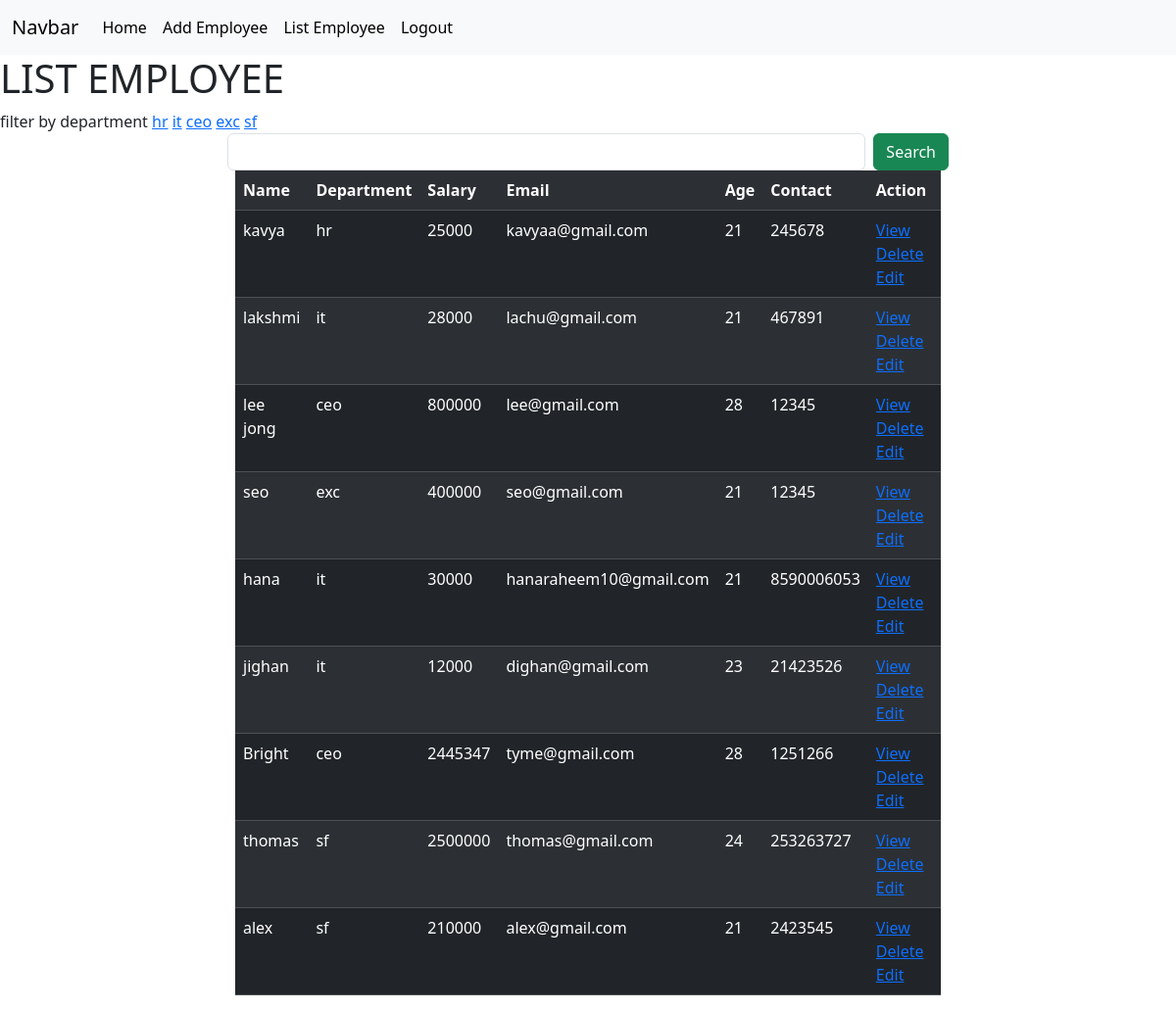
Page /employees/list (signed in) on the committed database.
### crm/models.py (models this page shows, shortened)
class Employees(models.Model):
    name=models.CharField(max_length=200)
    department=models.CharField(max_length=200)
    salary=models.PositiveIntegerField()
    email=models.EmailField(unique=True)
    age=models.PositiveIntegerField()
    contact=models.CharField(null=True,max_length=200)
    image=models.ImageField(upload_to="images",null=True,blank=True)
    dob=models.DateField(null=True,blank=True)

### crm/views.py (the view, shortened to what this page needs)
# urls.py: path("employees/list",views.EmployeeListView.as_view(),name="emp-list"),
@method_decorator(signin_required,name="dispatch")
class EmployeeListView(View):
     def get(self,request,*args,**kwargs):
           qs=Employees.objects.all()
           departments=Employees.objects.all().values_list("department",flat=True).distinct()
           print(departments)
           if "department"in request.GET:
                dept=request.GET.get("department")
                qs=qs.filter(department__iexact=dept)
           return render(request,"emp_list.html",{"data":qs,"department":departments})

### crm/views.py (called while the page is built)
def signin_required(fn):
     def wrapper(request,*args,**kwargs):
       if not request.user.is_authenticated:
          messages.error(request,"invalid session")
          return redirect('signin')
       else:
          return fn(request,*args,**kwargs)
     return wrapper

### crm/templates/emp_list.html (shortened to what this page needs)
{%extends 'base.html'%}
{%block body_block%}
<h1>LIST  EMPLOYEE</h1>
<div>
  filter by department
  {%for dept in department%}
  <a href="{%url 'emp-list'%}?department={{dept}}">{{dept}}</a>
  {%endfor%}
</div>
    <div class="container">
<div class="row">
  <div class="col-2"></div>
  <div class="col-8">
    <form action="" method="post">
      <div class="d-flex">
    <input type="text" name="box" class="form-control me-2">
      <button type="submit" class="btn btn-success">Search</button>
    </div>
    </form>
</div>
    </div>
      <div class="container ">
        <div class="row ">
          <div class="col-2"></div>
          <div class="col-8 ">
            <table class="table table-dark table-striped caption-top ">
              <tr>
                <td><strong>Name</strong></td>
                <td><strong>Department</strong></td>
                <td><strong>Salary</strong></td>
                <td> <strong>Email</strong></td>
                <td><strong>Age</strong></td>
                <td><strong>Contact</strong></td>
                <td><strong>Action</strong></td>
              </tr>
      {%for emp in data%}
    <tr>
    <td>{{emp.name}}</td>
    <td>{{emp.department}}</td>
    <td>{{emp.salary}}</td>
    <td>{{emp.email}}</td>
    <td>{{emp.age}}</td>
    <td>{{emp.contact}}</td>
    <td>
      <a href="{%url 'emp-detail' emp.id%}">View</a>
    <a href="{%url 'emp-delete' emp.id%}">Delete</a>
    <a href="{%url 'emp-edit' emp.id%}">Edit</a>
  </td>
  </tr>
  {%endfor%}
            </table>
          </div>
          <div class="col-2"></div>
        </div>
      </div>
      {%endblock%}

### crm/templates/base.html (shortened to what this page needs)
<!DOCTYPE html>
<html lang="en">
<head>
    <link href="https://cdn.jsdelivr.net/npm/bootstrap@5.3.2/dist/css/bootstrap.min.css" rel="stylesheet">
</head>
<body>
    <nav class="navbar navbar-expand-lg bg-body-tertiary">
        <div class="container-fluid">
          <a class="navbar-brand" href="#">Navbar</a>
          <div class="collapse navbar-collapse" id="navbarNavDropdown">
            <ul class="navbar-nav">
              <li class="nav-item">
                <a class="nav-link active" aria-current="page" href="#">Home</a>
              </li>
              <ul class="navbar-nav">
                <li class="nav-item">
                  <a class="nav-link active" aria-current="page" href="{%url 'emp-add'%}"> Add Employee </a>
                </li>
                <ul class="navbar-nav">
                    <li class="nav-item">
                      <a class="nav-link active" aria-current="page" href="{%url 'emp-list'%}"> List Employee </a>
                    </li>
                    <ul class="navbar-nav">
                      <li class="nav-item">
                        <a class="nav-link active" aria-current="page" href="{%url 'signout'%}"> Logout </a>
                      </li>
          </div>
        </div>
      </nav>
      {%block body_block %}
      {%endblock%}
</body>
</html>

### rows in the picture
Employees: name "kavya", department "hr", salary "25000", email "kavyaa@gmail.com", age "21", contact "245678"
Employees: name "lakshmi", department "it", salary "28000", email "lachu@gmail.com", age "21", contact "467891"
Employees: name "lee jong", department "ceo", salary "800000", email "lee@gmail.com", age "28", contact "12345"
Employees: name "seo", department "exc", salary "400000", email "seo@gmail.com", age "21", contact "12345"
Employees: name "hana", department "it", salary "30000", email "hanaraheem10@gmail.com", age "21", contact "8590006053"
Employees: name "jighan", department "it", salary "12000", email "dighan@gmail.com", age "23", contact "21423526"
Employees: name "Bright", department "ceo", salary "2445347", email "tyme@gmail.com", age "28", contact "1251266"
Employees: name "thomas", department "sf", salary "2500000", email "thomas@gmail.com", age "24", contact "253263727"
Employees: name "alex", department "sf", salary "210000", email "alex@gmail.com", age "21", contact "2423545"

### other values in the picture
{{ dept }} "hr" "it" "ceo" "exc" "sf"
